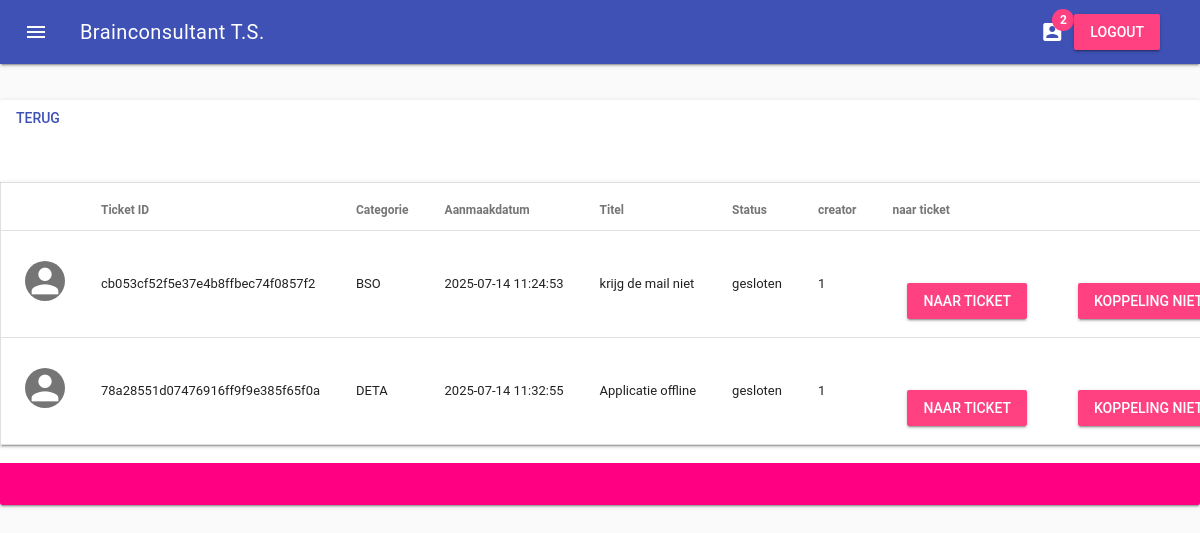
/dashboard_koppelingenverborgen.php (signed in), run on the app's committed database.
### tables this page shows
CREATE TABLE IF NOT EXISTS `tickets` (
  `Ticket_ID` varchar(32) NOT NULL,
  `onderwerp` varchar(254) NOT NULL,
  `aanmaakdatum` text NOT NULL,
  `Titel` varchar(254) NOT NULL,
  `content` text NOT NULL,
  `Status` varchar(254) NOT NULL,
  `Creator_ID` text NOT NULL,
  `gearchiveerd` int(11) NOT NULL DEFAULT '0',
  PRIMARY KEY (`Ticket_ID`)
);

### classes/db.php (called while the page is built, shortened)
<?php
class db
{
    private static $_instance = null;
    private $_pdo;
    private $_error = false;
    private $_results;
    private $_count = 0;
    private function __construct()
    {
        try {
            $this->_pdo = new PDO('mysql:host='. config::get('mysql/host') .';dbname='. config::get('mysql/db'), config::get('mysql/username'), config::get('mysql/password'));
        } catch (PDOException $e) {
            $this->_error = true;
            $this->_errorMessage = $e->getMessage();
            throw $e;
        }
    }
    public static function getInstance()
    {
        try {
            if (!isset(self::$_instance)) {
                self::$_instance = new db();
            }
            return self::$_instance;
        } catch (Exception $e) {
            error_log("Failed to create DB instance: " . $e->getMessage());
            throw new Exception("Failed to create DB instance", 0, $e);
        }
    }
    public function query($sql, $params = array())
    {
        $this->_error = false;
        if ($this->_query = $this->_pdo->prepare($sql))
        {
            $x = 1;
            if (count($params))
            {
                foreach ($params as $param)
                {
                    $this->_query->bindValue($x, $param);
                    $x++;
                }
            }
            if ($this->_query->execute())
            {
                $this->_results = $this->_query->fetchAll(PDO::FETCH_OBJ);
                $this->_count = $this->_query->rowCount();
            }
            else
            {
                $this->_error = true;
                $errorInfo = $this->_query->errorInfo();
                $this->_errorMessage = isset($errorInfo[2]) ? $errorInfo[2] : 'Unknown SQL error';
            }
        }
        else
        {
            $this->_error = true;
            $this->_errorMessage = 'Failed to prepare SQL statement.';
        }
        return $this;
    }
    public function action($action, $table, $where = array())
    {
        if (count($where) === 3) {
            $operators = array('=','>','<','>=', '<=');
            $field     = $where[0];
            $operator  = $where[1];
            $value     = $where[2];
            if (in_array($operator, $operators)) {
                $sql = "{$action} FROM {$table} WHERE {$field} {$operator} ?";
                if (!$this->query($sql, array($value))->error()) {
                    return $this;
                }
            }
        }
        return false;
    }
    public function get($table, $where)
    {
      return $this->action('SELECT *', $table, $where);
    }
    public function results()
    {
      return $this->_results;
    }
    public function error()
    {
        return $this->_error;
    }
    public function count()
    {
        return $this->_count;
    }
}

### core/init.php (called while the page is built, shortened)
<?php
function getconfig() {
return array(
  'mysql' => array(
    'host'=> '127.0.0.1',
    'username' => 'root',
    'password' => 'usbw',
    'db' => 'DatabaseWebApp'
  ),
  'remember' => array(
    'cookie_name' => 'hash',
    'cookie_expiry' => 2629743
  ),
  'session' => array(
    'session_id' => 'UID',
    'session_username' => 'username',
    'token_name' => 'token'
  )
);
}
 ?>

### classes/config.php (called while the page is built)
<?php
class config {
      public static function get($path = null) {
        if($path) {
          $config = getconfig();
          $path = explode('/', $path);
          foreach($path as $bit) {
            if (isset($config[$bit]))
            $config = $config[$bit];
          }
        }
        return $config;
      }
}
 ?>

### classes/ticketing.php (the view, shortened to what this page needs)
<?php
class ticketing
{
  public function __construct()
  {
    $this->_db = db::getInstance();
  }
  public function getallfromkoppelingverborgen($uid)
  {
    $data = $this->_db->get( 'ticket_koppelingen', array('user_id', '=', $uid));
    if ($data->count() !== 0) {
      foreach ($data->results() as $key_first) {
        $tid = $key_first->Ticket_ID;
        $koppel_ID = $key_first->koppel_ID;
        if ($key_first->hide == 1) {
          $data2 = $this->_db->get('tickets', array('Ticket_ID', '=', $tid));
          foreach ($data2->results() as $key) {
            echo "
        <tr>
          <td><i class='material-icons mdl-list__item-avatar'>person</i></td>
          <td class='mdl-data-table__cell--non-numeric'>" . htmlspecialchars($key->Ticket_ID, ENT_QUOTES) . "</td>
          <td class='mdl-data-table__cell--non-numeric'>" . htmlspecialchars($key->onderwerp, ENT_QUOTES) . "</td>
          <td class='mdl-data-table__cell--non-numeric'>" . htmlspecialchars($key->aanmaakdatum, ENT_QUOTES) . "</td>
          <td class='mdl-data-table__cell--non-numeric'>" . htmlspecialchars($key->Titel, ENT_QUOTES) . "</td>
          <td class='mdl-data-table__cell--non-numeric'>" . htmlspecialchars($key->Status, ENT_QUOTES) . "</td>
            <td class='mdl-data-table__cell--non-numeric'>" . htmlspecialchars($key->Creator_ID, ENT_QUOTES) . "</td>
          <td>
          <a style='margin-bottom: 6px; margin-top: 40px; margin-left: 15px;' href='ticketview.php?ticketid=" . htmlspecialchars($key->Ticket_ID, ENT_QUOTES) . "' <button class='naarticket mdl-button mdl-js-button mdl-button--raised mdl-button--accent' style='position: relative; top: 50px;'> naar ticket
          </button></a>
          </td>
          <td>
          <a style='margin-bottom: 6px; margin-top: 40px; margin-left: 15px;' href='showkoppeling.php?koppel_ID=" . htmlspecialchars($koppel_ID, ENT_QUOTES) . "' <button class='mdl-button mdl-js-button mdl-button--raised mdl-button--accent' style='position: relative; top: 50px;'> Koppeling niet langer verbergen
          </button></a>
          </td>
        </tr>
          ";
          }
        }
      }
    }
  }
}

### css/material-extends.css (style rules this page uses)
body { padding: 0px; background: #fafafa; position: relative; font-family: 'Roboto', sans-serif !important; }

### data on the page
tickets: Ticket_ID "cb053cf52f5e37e4b8ffbec74f0857f2", onderwerp "BSO", aanmaakdatum "2025-07-14 11:24:53", Titel "krijg de mail niet", Status "gesloten", Creator_ID "1"
tickets: Ticket_ID "78a28551d07476916ff9f9e385f65f0a", onderwerp "DETA", aanmaakdatum "2025-07-14 11:32:55", Titel "Applicatie offline", Status "gesloten", Creator_ID "1"
